Frame 1 (no input): blank canvas, image omitted
Frame 60 (the mouse pressed at the canvas centre just before this capture): blank canvas, image omitted
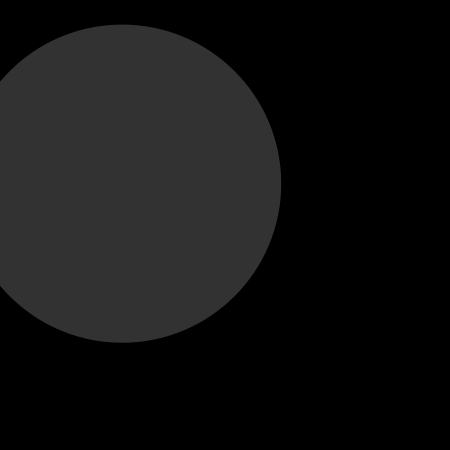
Frame 120 (the mouse held since frame 60 and released just before this capture)

The Processing sketch whose frames 1 and 60 were blank and that drew this single picture after the mouse press (run headless with seeded random() and noise(); from frame 60 on, the mouse is pressed at the canvas centre):

// Processing sketch: processing_56448
// ── processing_56448.pde

void setup(){
  
  size(450, 450);
  frameRate(50);
  smooth();
  background(0);
}

void draw(){
  
  //keyboard controlls
  switch(key){
    case 'r':  
    fill(random(250),0,0, 50);
    break;
    
    case 'g':
    fill(0,random(250),0, 50);
     break;
     
    case 'b':
    fill(0,0,random(250), 50);
     break;
     
    case 'e':
    fill(0,0,0,50);
    break;
    
    case 'x':
    fill(255,255,255,50);
    break;
    
    case 'k':
    fill(0,0,0,50);
    break;
    
    case 's':
    save("drawing.png");
    break;
    
    default:
    fill(255,255,255,50); 
}

  noStroke();

  if(mousePressed){
    float ellipseRadius = dist(mouseX, mouseY, pmouseX, pmouseY);
      if(key=='e'){
        ellipse(mouseX,mouseY,ellipseRadius,ellipseRadius);
      }else{  
        ellipse(mouseX-random(ellipseRadius/2), mouseY-random(ellipseRadius/2),ellipseRadius, ellipseRadius);
      }
  }

}
